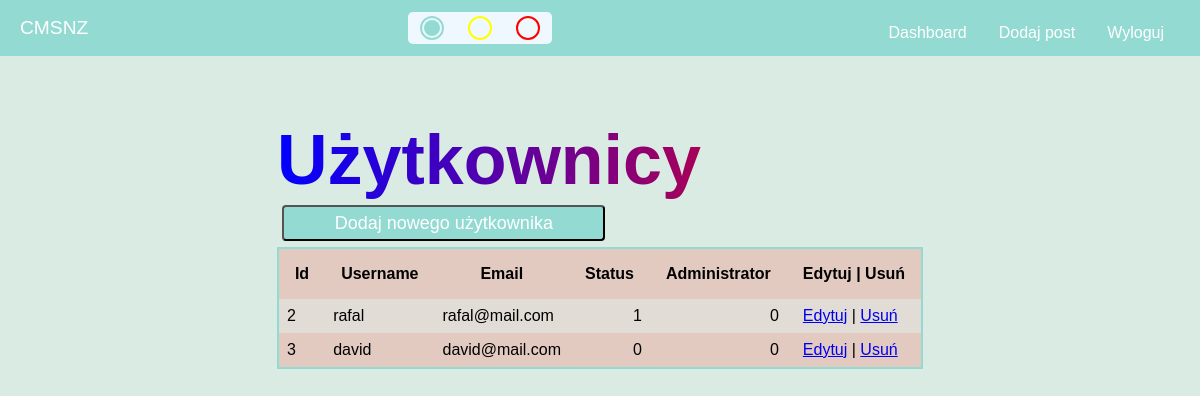
The page /dashboard/users.php (signed in) on the database as committed earlier.
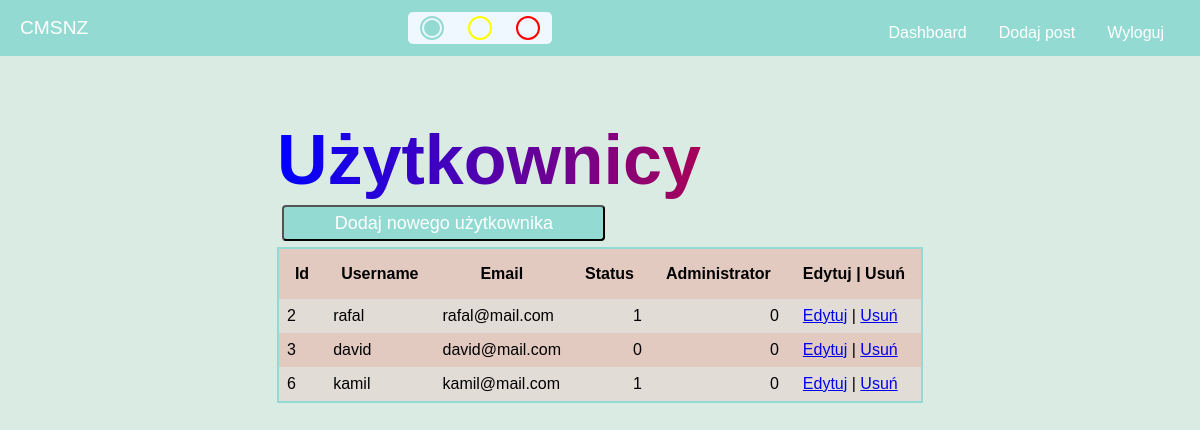
The same page on the database as committed later.
### tables this page shows
CREATE TABLE `users` (
  `ID` int(10) UNSIGNED NOT NULL,
  `username` text NOT NULL,
  `email` text NOT NULL,
  `password` text NOT NULL,
  `active` tinyint(1) NOT NULL,
  `added` datetime NOT NULL DEFAULT current_timestamp(),
  `is_admin` tinyint(1) DEFAULT NULL
);

### dashboard/users.php (the view, shortened to what this page needs)
<?php
include('../importy/bazadanych.php');
include('../importy/header.php');
if ($stm = $connect->prepare('SELECT * FROM users WHERE ID != 1')) {
    $stm->execute();
    $result = $stm->get_result();
?>
<div class="container width-7">
    <div class="row justify-content-center">
        <div class="md-10">
            <h1 class="page-title">Użytkownicy</h1>
            <button class="btn-add">
                <a href="usersmgm/usersadd.php">Dodaj nowego użytkownika</a>
            </button>
            <table class="table table-striped table-hover">
                <tr>
                    <th>Id</th>
                    <th>Username</th>
                    <th>Email</th>
                    <th>Status</th>
                    <th>Administrator</th>
                    <th class="text-center"><span>Edytuj | Usuń</span></th>
                </tr>
                <?php
                    if ($result->num_rows > 0) {
                        while ($record = $result->fetch_assoc()) { ?>
                <tr>
                    <td><?php echo $record['ID']?></td>
                    <td><?php echo $record['username']?></td>
                    <td><?php echo $record['email']?></td>
                    <td class="td-bool"><?php echo $record['active']?></td>
                    <td class="td-bool"><?php echo $record['is_admin']?></td>
                    <td class="text-center">
                        <a href="/cms/dashboard/usersmgm/usersedit.php?id=<?php echo $record['ID']?>">Edytuj</a> |
                        <a href="/cms/dashboard/users.php?delete=<?php echo $record['ID']?>">Usuń</a>
                    </td>
                </tr>
                <?php }
                    }
                    else { ?>
                <tr>
                    <td colspan="6" style="text-align: center">Brak użytkowników do wyświetlenia</td>
                </tr>
                <?php } ?>
            </table>
        </div>
    </div>
</div>
<?php
}
else {
    echo'statement problem nie można przygotować';
}
include("../importy/footer.php");
?>

Rows that differ between the two databases and show on the page:
added users: ID "6", username "kamil", email "kamil@mail.com", active "1", is_admin "0"
